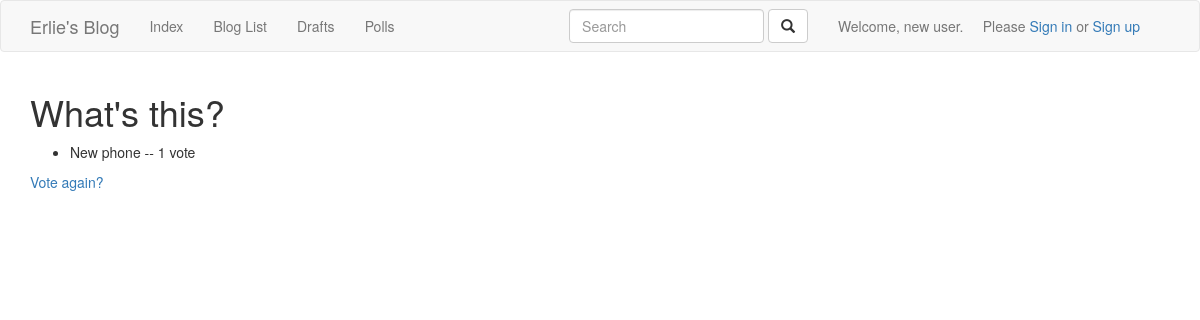
Before: /polls/2/results/ with the older database file.
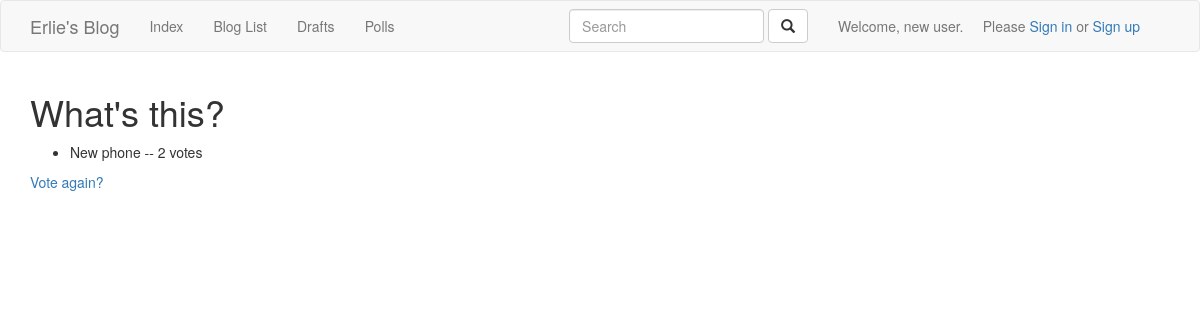
After: the same page with the newer database file.
### polls/models.py (models this page shows, shortened)
class Question(models.Model):
    question_text = models.CharField(max_length=200)
    pub_date = models.DateTimeField('date published')
    des_img = models.ImageField(upload_to='polls/uploads/', blank=True)
    def was_published_recently(self):
        return timezone.now() >= self.pub_date >= timezone.now() - datetime.timedelta(days=1)
    was_published_recently.boolean = True
    was_published_recently.short_description = 'Published Recently?'

class Choice(models.Model):
    question = models.ForeignKey(Question, on_delete=models.CASCADE)
    choice_text = models.CharField(max_length=200)
    votes = models.IntegerField(default=0)

### polls/views.py (the view)
# urls.py: url(r'^(?P<pk>[0-9]+)/results/$', views.ResultsView.as_view(), name='results'),
class ResultsView(generic.DetailView):
    model = Question
    template_name = 'polls/results.html'
    def get_queryset(self):
        return Question.objects.filter(pub_date__lte=timezone.now())

### polls/templates/polls/results.html (shortened to what this page needs)
{% extends 'polls/base.html' %}
{% block content %}
    <h1>{{ question.question_text }}</h1>
    <ul>
        {% for choice in question.choice_set.all %}
            <li>{{ choice.choice_text }} -- {{ choice.votes }} vote{{ choice.votes | pluralize }}</li>
        {% endfor %}
    </ul>
    <a href="{% url 'polls:detail' question.id %}">Vote again?</a>
{% endblock %}

### polls/templates/polls/base.html (shortened to what this page needs)
<!DOCTYPE html>
<html lang="en">
<head>
    {% load staticfiles %}
    <link  href="{% static 'css/bootstrap.min.css' %}" rel="stylesheet" />
    <link  href="{% static 'css/style.css' %}" rel="stylesheet" />
</head>
<body>
    <nav class="navbar navbar-default">
        <div class="container">
            <div class="navbar-header">
                <a class="navbar-brand" href="{% url 'blog:index' %}">Erlie&apos;s Blog</a>
            </div>
            <div>
                <ul class="nav navbar-nav">
                    <li><a href="{% url 'blog:index' %}">Index</a></li>
                    <li><a href="{% url 'blog:list' %}">Blog List</a></li>
                    <li><a href="{% url 'blog:drafts' %}">Drafts</a></li>
                    <li><a href="{% url 'polls:index' %}">Polls</a></li>
                </ul>
                {% if user.is_authenticated %}
                    <a href="{% url 'blog:new_post' %}">
                        <button type="button" class="btn btn-primary navbar-btn navbar-right">New Post</button>
                    </a>
                    <p class="navbar-text navbar-right" id="nav-login-info">Hello, {{ user.username }}.&nbsp;&nbsp;&nbsp;&nbsp;&nbsp;<a href="{% url 'logout' %}">Log out</a></p>
                {% else %}
                    <p class="navbar-text navbar-right" id="nav-login-info">Welcome, new user.&nbsp;&nbsp;&nbsp;&nbsp;&nbsp;Please <a href="{% url 'login' %}">Sign in</a> or <a href="{% url 'blog:register' %}">Sign up</a></p>
                {% endif %}
                <form class="navbar-form navbar-right" action="{% url 'blog:post_search' %}" role="search" method="get">
                    <div class="form-group">
                        <input type="text" class="form-control" name="q" placeholder="Search">
                    </div>
                    <button type="submit" class="btn btn-default"><span class="glyphicon glyphicon-search"></span></button>
                </form>
            </div>
        </div>
    </nav>
    <div class="container">
    {% block content %}{% endblock %}
    </div>
</body>
</html>

### static/css/style.css (style rules this page uses)
#nav-login-info { margin-right: 30px; }

Changed rows visible on the page:
changed Choice "New phone": votes "1" → "2"; votes|pluralize (not shown) → "s"
